Frame 1 (no input): blank canvas, image omitted
Frame 60 (the mouse pressed at the canvas centre just before this capture): blank canvas, image omitted
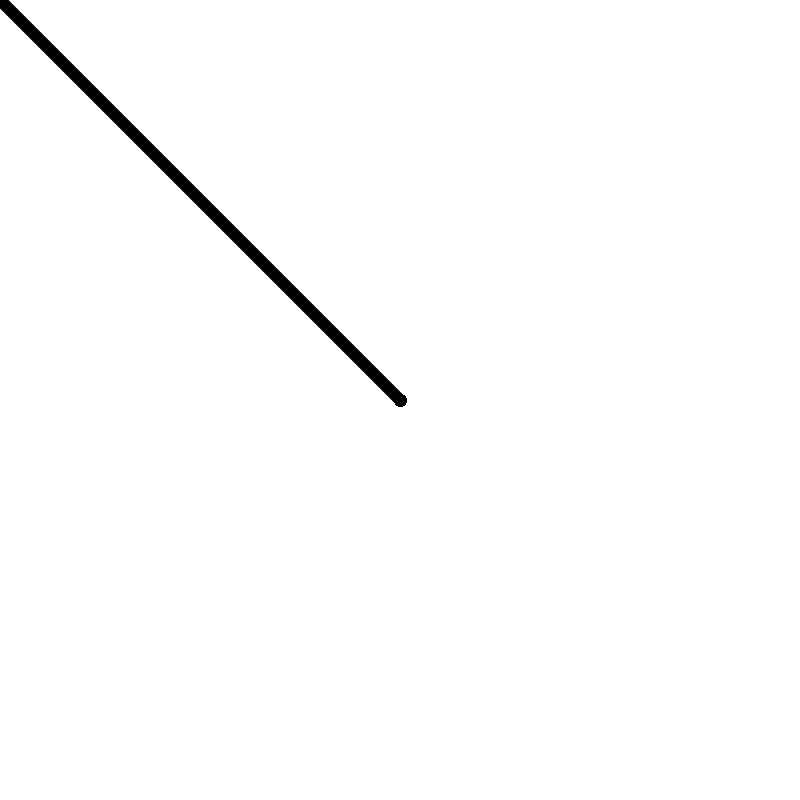
Frame 120 (the mouse held since frame 60 and released just before this capture)

The Processing sketch whose frames 1 and 60 were blank and that drew this single picture after the mouse press (run headless with seeded random() and noise(); from frame 60 on, the mouse is pressed at the canvas centre):

// Processing sketch: Paint_001
// ── Paint_001.pde
void setup()
{
  size(800, 800);
  strokeWeight(12);
  smooth();
  background(255);
}

void draw()
{
  if(mousePressed) {
    line(pmouseX, pmouseY, mouseX, mouseY);
  }
}
